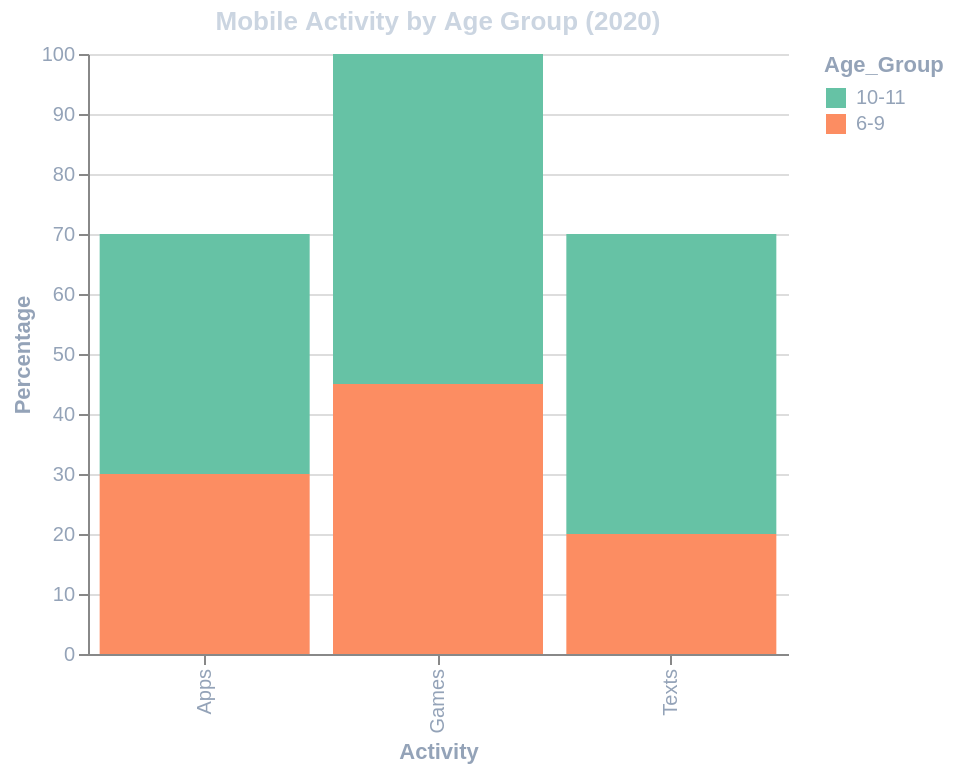

This figure's Vega-Lite source:
### Vega-Lite specification from a JSON file in a GitHub repository (floating-point values rounded to 4 significant figures)
{"$schema": "https://vega.github.io/schema/vega-lite/v5.json", "title": {"text": "Mobile Activity by Age Group (2020)", "color": "#cbd5e1"}, "width": 350, "height": 300, "background": "transparent", "data": {"values": [{"Activity": "Games", "Age_Group": "6-9", "Percentage": 45}, {"Activity": "Games", "Age_Group": "10-11", "Percentage": 55}, {"Activity": "Apps", "Age_Group": "6-9", "Percentage": 30}, {"Activity": "Apps", "Age_Group": "10-11", "Percentage": 40}, {"Activity": "Texts", "Age_Group": "6-9", "Percentage": 20}, {"Activity": "Texts", "Age_Group": "10-11", "Percentage": 50}]}, "mark": "bar", "encoding": {"x": {"field": "Activity", "type": "nominal", "axis": {"labelColor": "#94a3b8", "titleColor": "#94a3b8"}}, "y": {"field": "Percentage", "type": "quantitative", "axis": {"labelColor": "#94a3b8", "titleColor": "#94a3b8"}}, "color": {"field": "Age_Group", "type": "nominal", "scale": {"scheme": "set2"}, "legend": {"titleColor": "#94a3b8", "labelColor": "#94a3b8"}}}, "config": {"view": {"stroke": "transparent"}}}
